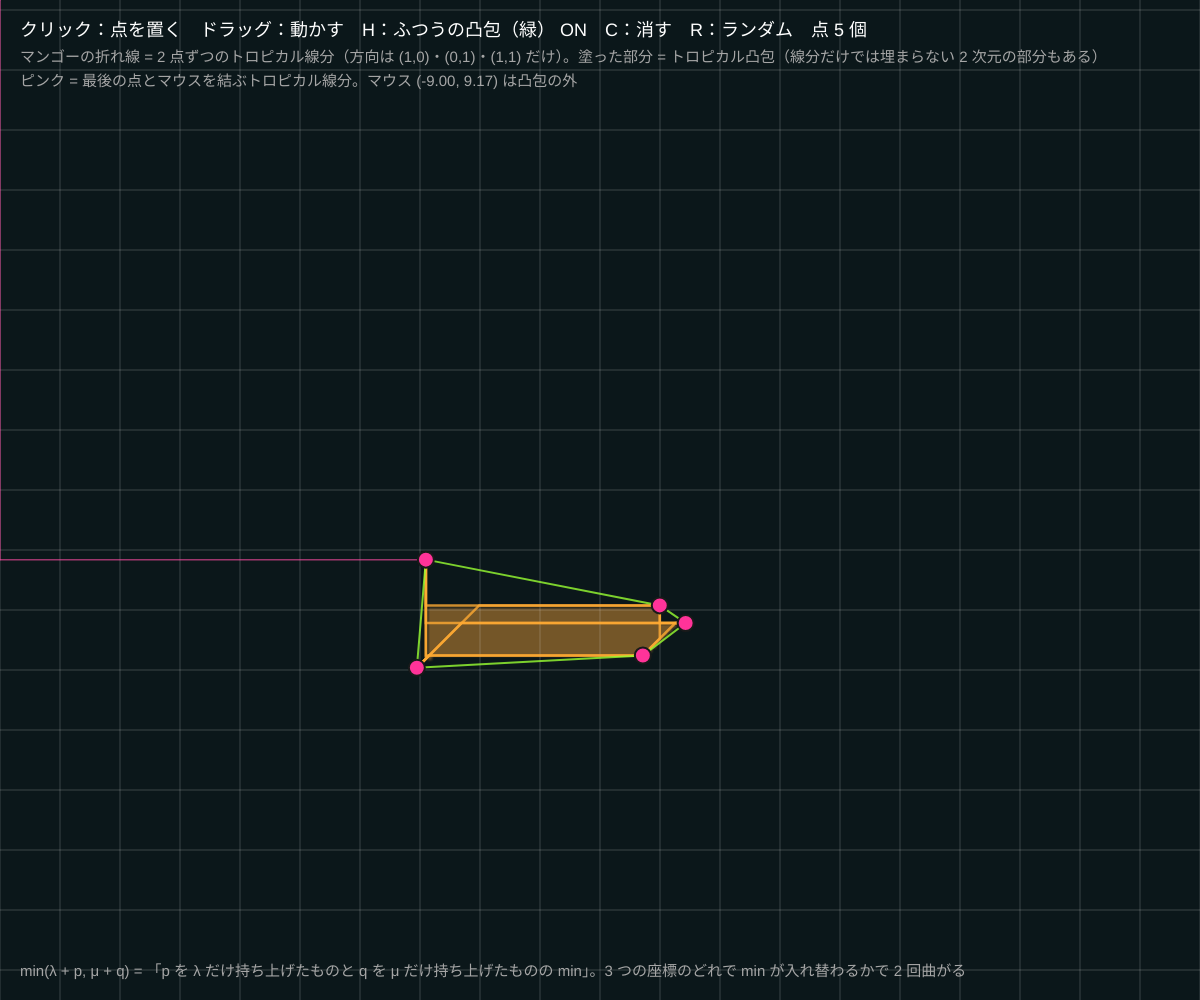
Frame 1 (no input)
Frame 60 (no input): identical to frame 1, image omitted
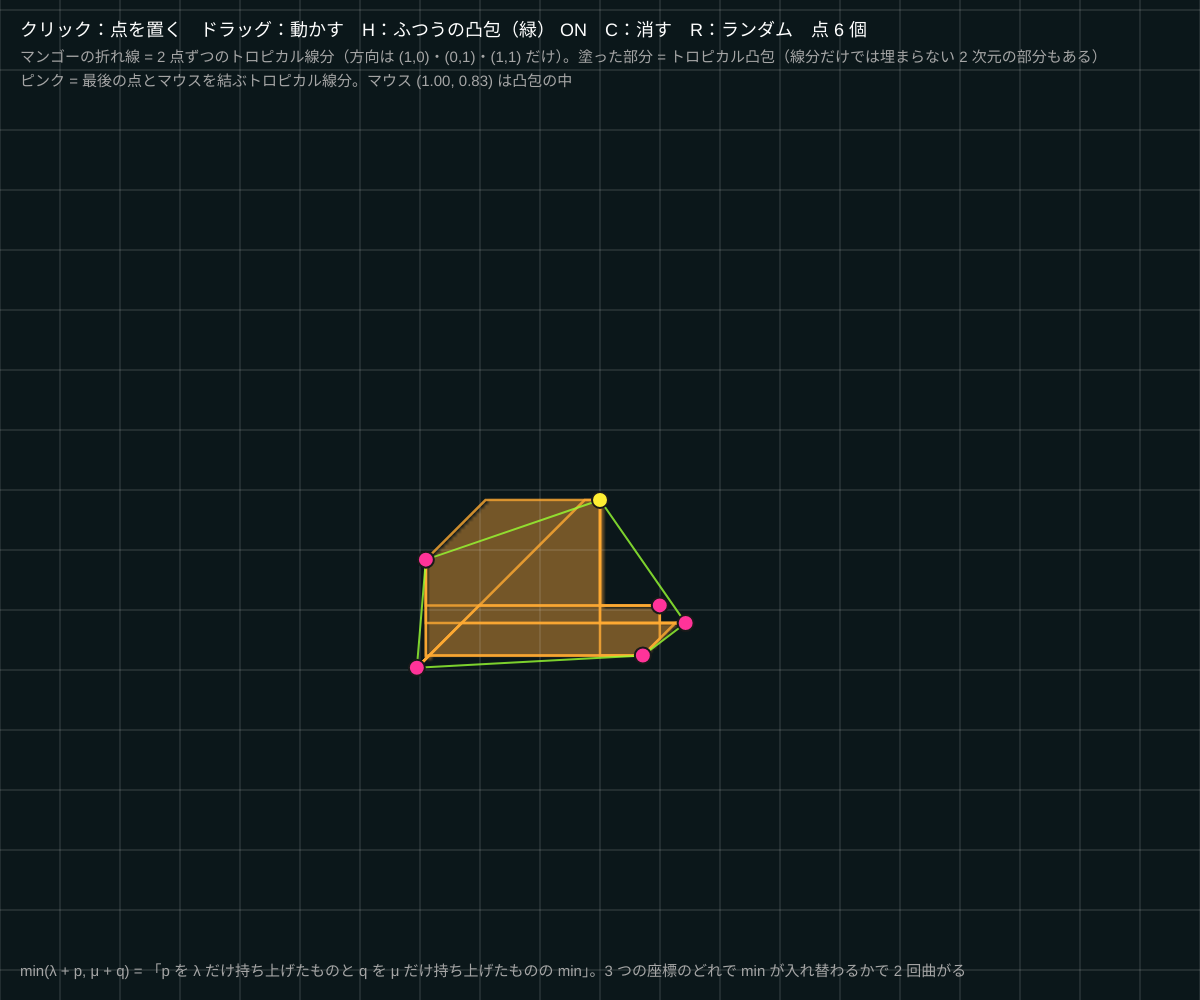
Frame 120 (the mouse pressed at the canvas centre since frame 60)

The p5.js sketch that drew these frames (run headless with seeded random() and noise() and a simulated clock; from frame 60 on, the mouse is pressed at the canvas centre):

// p5.js sketch
// ── sketch.js
// ============================================
// 11 トロピカル凸包
// トロピカルな線分 [p, q] = { (λ ⊗ p) ⊕ (μ ⊗ q) } = { min(λ + p, μ + q) }：折れ線（最大 2 回曲がる）
//   方向は (1,0), (0,1), (1,1) のどれか。トロピカル凸包 = トロピカルな線分で閉じた集合 = 点の「トロピカル結合」全部
//   射影の公式：x が凸包にある ⇔ x = min_i (λ_i + p_i)，λ_i = max_j (x_j − p_ij)
// クリック = 点を置く / ドラッグ = 点を動かす / H = ふつうの凸包を重ねる / C = 消す / R = ランダム
// ============================================

let pts = [];
let showHull = true;
let sc = 60, ox, oy, buf, scale4 = 4, dragging = -1;

function setup() {
  createCanvas(windowWidth, windowHeight);
  colorMode(HSB, 360, 100, 100, 100);
  textFont('Helvetica');
  ox = width * 0.45; oy = height * 0.55;
  buf = createGraphics(ceil(width / scale4), ceil(height / scale4));
  buf.pixelDensity(1);
  randomPts();
}
function randomPts() { pts = []; for (let i = 0; i < 5; i++) pts.push({ x: random(-4, 4), y: random(-3, 3) }); }
function toX(x) { return ox + x * sc; }
function toY(y) { return oy - y * sc; }
function fromX(s) { return (s - ox) / sc; }
function fromY(s) { return (oy - s) / sc; }

// ★ トロピカル線分 p–q の折れ点：同次座標 (0, px, py) と (s, s + qx, s + qy) の min を s で動かす
function tropSegment(p, q) {
  let br = [0, p.x - q.x, p.y - q.y].sort((a, b) => a - b);   // s がこの値を通るたびに「どちらが min か」が変わる
  let out = [{ x: q.x, y: q.y }];                                // s → −∞ では q，s → +∞ では p
  for (let s of br) {
    let h0 = Math.min(0, s), h1 = Math.min(p.x, s + q.x), h2 = Math.min(p.y, s + q.y);
    out.push({ x: h1 - h0, y: h2 - h0 });                        // 同次座標 → 最初の座標を引いて戻す
  }
  out.push({ x: p.x, y: p.y });
  return out;
}
// ★ 点 (X, Y) がトロピカル凸包に入っているか（射影して動かなければ入っている）
function inHull(X, Y) {
  let h0 = Infinity, h1 = Infinity, h2 = Infinity;
  for (let p of pts) {
    let lam = Math.max(0, X - p.x, Y - p.y);                  // λ_i = max_j (x_j − p_ij)
    h0 = Math.min(h0, lam); h1 = Math.min(h1, lam + p.x); h2 = Math.min(h2, lam + p.y);
  }
  return Math.abs(h1 - h0 - X) < 1e-6 && Math.abs(h2 - h0 - Y) < 1e-6;
}
// ふつうの凸包（ギフト包装）
function ordinaryHull() {
  if (pts.length < 3) return pts.slice();
  let P = pts.slice().sort((a, b) => a.x - b.x || a.y - b.y);
  let turn = (o, a, b) => (a.x - o.x) * (b.y - o.y) - (a.y - o.y) * (b.x - o.x);
  let lo = [], up = [];
  for (let p of P) { while (lo.length >= 2 && turn(lo[lo.length - 2], lo[lo.length - 1], p) <= 0) lo.pop(); lo.push(p); }
  for (let i = P.length - 1; i >= 0; i--) { let p = P[i]; while (up.length >= 2 && turn(up[up.length - 2], up[up.length - 1], p) <= 0) up.pop(); up.push(p); }
  lo.pop(); up.pop(); return lo.concat(up);
}

function draw() {
  background(190, 55, 10);
  // 凸包の中を塗る（粗い画像）
  buf.loadPixels();
  for (let py = 0; py < buf.height; py++) for (let px = 0; px < buf.width; px++) {
    let inside = pts.length > 0 && inHull(fromX(px * scale4), fromY(py * scale4));
    let idx = (px + py * buf.width) * 4;
    buf.pixels[idx] = inside ? 255 : 0; buf.pixels[idx + 1] = inside ? 170 : 0; buf.pixels[idx + 2] = inside ? 60 : 0; buf.pixels[idx + 3] = inside ? 110 : 0;
  }
  buf.updatePixels();
  image(buf, 0, 0, width, height);

  stroke(0, 0, 100, 20); strokeWeight(1);
  for (let g = -12; g <= 12; g++) { line(toX(g), 0, toX(g), height); line(0, toY(g), width, toY(g)); }
  // すべての組のトロピカル線分
  for (let i = 0; i < pts.length; i++) for (let j = i + 1; j < pts.length; j++) {
    let seg = tropSegment(pts[i], pts[j]);
    stroke(35, 80, 100, 80); strokeWeight(2.5); noFill();
    beginShape(); for (let p of seg) vertex(toX(p.x), toY(p.y)); endShape();
  }
  // ふつうの凸包
  if (showHull && pts.length >= 3) {
    let h = ordinaryHull();
    stroke(90, 80, 100, 80); strokeWeight(2); noFill();
    beginShape(); for (let p of h) vertex(toX(p.x), toY(p.y)); endShape(CLOSE);
  }
  // マウス位置の線分（最後の点との）
  if (pts.length > 0) {
    let m = { x: fromX(mouseX), y: fromY(mouseY) }, seg = tropSegment(pts[pts.length - 1], m);
    stroke(330, 70, 100, 60); strokeWeight(1.5);
    for (let k = 0; k + 1 < seg.length; k++) line(toX(seg[k].x), toY(seg[k].y), toX(seg[k + 1].x), toY(seg[k + 1].y));
  }
  pts.forEach((p, k) => { stroke(0, 0, 10); strokeWeight(2); fill(k === dragging ? 55 : 330, 80, 100); circle(toX(p.x), toY(p.y), 16); });

  noStroke(); fill(0, 0, 100); textSize(18);
  text('クリック：点を置く　ドラッグ：動かす　H：ふつうの凸包（緑）' + (showHull ? ' ON' : ' off') + '　C：消す　R：ランダム　点 ' + pts.length + ' 個', 20, 36);
  fill(0, 0, 65); textSize(15);
  text('マンゴーの折れ線 = 2 点ずつのトロピカル線分（方向は (1,0)・(0,1)・(1,1) だけ）。塗った部分 = トロピカル凸包（線分だけでは埋まらない 2 次元の部分もある）', 20, 62);
  text('ピンク = 最後の点とマウスを結ぶトロピカル線分。マウス (' + nf(fromX(mouseX), 1, 2) + ', ' + nf(fromY(mouseY), 1, 2) + ') は凸包の' + (pts.length && inHull(fromX(mouseX), fromY(mouseY)) ? '中' : '外'), 20, 86);
  text('min(λ + p, μ + q) = 「p を λ だけ持ち上げたものと q を μ だけ持ち上げたものの min」。3 つの座標のどれで min が入れ替わるかで 2 回曲がる', 20, height - 24);
}

function mousePressed() {
  if (mouseY < 100) return;
  dragging = -1;
  pts.forEach((p, k) => { if (dist(mouseX, mouseY, toX(p.x), toY(p.y)) < 14) dragging = k; });
  if (dragging < 0 && pts.length < 24) { pts.push({ x: fromX(mouseX), y: fromY(mouseY) }); dragging = pts.length - 1; }
}
function mouseDragged() { if (dragging >= 0) { pts[dragging].x = constrain(fromX(mouseX), -10, 10); pts[dragging].y = constrain(fromY(mouseY), -8, 8); } }
function mouseReleased() { dragging = -1; }
function keyPressed() {
  if (key === 'h' || key === 'H') showHull = !showHull;
  if (key === 'c' || key === 'C') pts = [];
  if (key === 'r' || key === 'R') randomPts();
}

// ---------- やってみよう ----------
// 1. 2 点だけ置く。トロピカル線分はいつ「まっすぐ」になる？（同じ x，同じ y，または対角線上）
// 2. 3 点でトロピカル凸包が 2 次元（面）になる配置と、折れ線だけ（1 次元）になる配置を探そう
// 3. ふつうの凸包とトロピカル凸包、どちらが広い？ 点を増やして比べよう
// 4. max 流儀（min → max, λ の max → min）に書き換えると線分の曲がり方が変わる。方向はどうなる？
